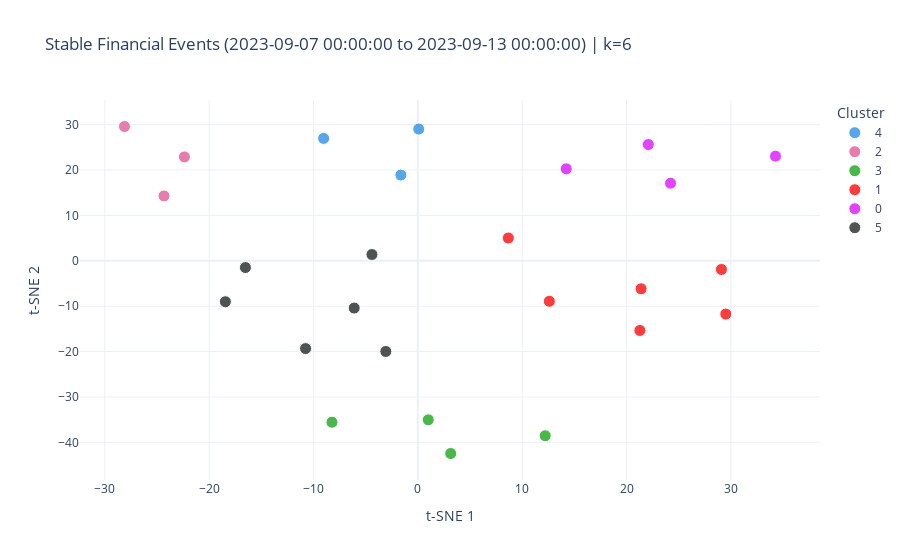

Source (notebook cell):
### Markdown cell above
So, the adequate number of clusters for the week before the SVB collapse seems to be 2 or 9, depending on the minimal number of news in each cluster.

### Code cell
fig = visualize_hac_tsne_range(X, news_features, start_date=START_DATE, end_date=END_DATE, k=6, perplexity=10, min_samples=3)
fig.show()

### Figure 1 — Plotly figure (JSON) as saved in the notebook; plotly's stock layout.template omitted (floating-point values rounded to 4 significant figures)
{"data": [{"customdata": [["Hedge fund investor Dan Niles says Apple is now his largest single stock short", "2023-09-07T00:00:00"], ["Stock market today: Asian shares track decline on Wall St as Japan cuts GDP estimate for 2nd quarter", "2023-09-07T00:00:00"], ["Stocks notch back-to-back wins Monday, Nasdaq pops 1% as tech shares rebound: Live updates", "2023-09-10T00:00:00"]], "hovertemplate": "Cluster=4<br>headline=%{customdata[0]}<br>date=%{customdata[1]}<extra></extra>", "legendgroup": "4", "marker": {"color": "#2E91E5", "line": {"color": "white", "width": 1}, "opacity": 0.8, "size": 12, "symbol": "circle"}, "mode": "markers", "name": "4", "orientation": "v", "showlegend": true, "type": "scatter", "x": [-1.628, -9.027, 0.08352], "xaxis": "x", "y": [18.89, 26.96, 29.02], "yaxis": "y"}, {"customdata": [["Student loan payment resumption to hit sales at these restaurants with educated customer bases, BTIG says", "2023-09-07T00:00:00"], ["The stock market is stuck in a typical but anxious seasonal pullback", "2023-09-09T00:00:00"], ["From Status Carrier to Steppingstone: NetJets Continues Freefall", "2023-09-11T00:00:00"]], "hovertemplate": "Cluster=2<br>headline=%{customdata[0]}<br>date=%{customdata[1]}<extra></extra>", "legendgroup": "2", "marker": {"color": "#E15F99", "line": {"color": "white", "width": 1}, "opacity": 0.8, "size": 12, "symbol": "circle"}, "mode": "markers", "name": "2", "orientation": "v", "showlegend": true, "type": "scatter", "x": [-24.33, -22.37, -28.12], "xaxis": "x", "y": [14.3, 22.89, 29.59], "yaxis": "y"}, {"customdata": [["G-III Apparel Group (GIII): A Closer Look at Its Undervalued Status", "2023-09-07T00:00:00"], ["Unveiling Essex Property Trust (ESS)'s Value: Is It Really Priced Right? A Comprehensive Guide", "2023-09-08T00:00:00"], ["Is Roku (ROKU) Too Good to Be True? A Comprehensive Analysis of a Potential Value Trap", "2023-09-11T00:00:00"], ["Is Catalent Inc (CTLT) Set to Underperform? Analyzing the Factors Limiting Growth", "2023-09-11T00:00:00"]], "hovertemplate": "Cluster=3<br>headline=%{customdata[0]}<br>date=%{customdata[1]}<extra></extra>", "legendgroup": "3", "marker": {"color": "#1CA71C", "line": {"color": "white", "width": 1}, "opacity": 0.8, "size": 12, "symbol": "circle"}, "mode": "markers", "name": "3", "orientation": "v", "showlegend": true, "type": "scatter", "x": [3.152, 0.9997, -8.23, 12.21], "xaxis": "x", "y": [-42.45, -35.03, -35.56, -38.54], "yaxis": "y"}, {"customdata": [["Emeren Group (NYSE:SOL) May Have Issues Allocating Its Capital", "2023-09-07T00:00:00"], ["Returns On Capital Signal Tricky Times Ahead For Boston Scientific (NYSE:BSX)", "2023-09-09T00:00:00"], ["Knowles (NYSE:KN) Has More To Do To Multiply In Value Going Forward", "2023-09-10T00:00:00"], ["Returns At SiteOne Landscape Supply (NYSE:SITE) Appear To Be Weighed Down", "2023-09-10T00:00:00"], ["The Consensus EPS Estimates For Beshom Holdings Berhad (KLSE:BESHOM) Just Fell Dramatically", "2023-09-10T00:00:00"], ["Powell Industries (NASDAQ:POWL) Is Experiencing Growth In Returns On Capital", "2023-09-10T00:00:00"]], "hovertemplate": "Cluster=1<br>headline=%{customdata[0]}<br>date=%{customdata[1]}<extra></extra>", "legendgroup": "1", "marker": {"color": "#FB0D0D", "line": {"color": "white", "width": 1}, "opacity": 0.8, "size": 12, "symbol": "circle"}, "mode": "markers", "name": "1", "orientation": "v", "showlegend": true, "type": "scatter", "x": [29.09, 21.4, 12.6, 29.51, 8.674, 21.28], "xaxis": "x", "y": [-1.911, -6.162, -8.912, -11.73, 5.02, -15.34], "yaxis": "y"}, {"customdata": [["MASI Investors Have Opportunity to Lead Masimo Corporation Securities Fraud Lawsuit", "2023-09-08T00:00:00"], ["Syneos Health, Inc. (SYNH) Shareholder Reminder: Kessler Topaz Meltzer & Check, LLP Reminds SYNH Investors of Securities Fraud Class Action Lawsuit Filed On Their Behalf", "2023-09-10T00:00:00"], ["SHAREHOLDER ALERT: The Gross Law Firm Notifies Shareholders of AT&T Inc. of a Class Action Lawsuit and a Lead Plaintiff Deadline of September 26, 2023 - (NYSE: T)", "2023-09-12T00:00:00"], ["APLD Investors Have Opportunity to Lead Applied Digital Corporation Securities Fraud Lawsuit", "2023-09-12T00:00:00"]], "hovertemplate": "Cluster=0<br>headline=%{customdata[0]}<br>date=%{customdata[1]}<extra></extra>", "legendgroup": "0", "marker": {"color": "#DA16FF", "line": {"color": "white", "width": 1}, "opacity": 0.8, "size": 12, "symbol": "circle"}, "mode": "markers", "name": "0", "orientation": "v", "showlegend": true, "type": "scatter", "x": [22.09, 14.22, 34.28, 24.22], "xaxis": "x", "y": [25.62, 20.26, 23.06, 17.1], "yaxis": "y"}, {"customdata": [["Range Resources Corporation (NYSE:RRC) Passed Our Checks, And It's About To Pay A US$0.08 Dividend", "2023-09-09T00:00:00"], ["Why It Might Not Make Sense To Buy Merck & Co., Inc. (NYSE:MRK) For Its Upcoming Dividend", "2023-09-09T00:00:00"], ["This Solvar Insider Increased Their Holding By 76% Last Year", "2023-09-11T00:00:00"], ["Standard Bank Group's (JSE:SBK) Dividend Will Be Increased To ZAR6.90", "2023-09-11T00:00:00"], ["Connexion Telematics Ltd's (ASX:CXZ) Stock's On An Uptrend: Are Strong Financials Guiding The Market?", "2023-09-13T00:00:00"], ["IFCA MSC Berhad's (KLSE:IFCAMSC) Financials Are Too Obscure To Link With Current Share Price Momentum: What's In Store For the Stock?", "2023-09-13T00:00:00"]], "hovertemplate": "Cluster=5<br>headline=%{customdata[0]}<br>date=%{customdata[1]}<extra></extra>", "legendgroup": "5", "marker": {"color": "#222A2A", "line": {"color": "white", "width": 1}, "opacity": 0.8, "size": 12, "symbol": "circle"}, "mode": "markers", "name": "5", "orientation": "v", "showlegend": true, "type": "scatter", "x": [-18.45, -16.53, -4.4, -6.1, -3.069, -10.76], "xaxis": "x", "y": [-9.017, -1.485, 1.386, -10.41, -19.97, -19.34], "yaxis": "y"}], "layout": {"legend": {"title": {"text": "Cluster"}, "tracegroupgap": 0}, "title": {"text": "Stable Financial Events (2023-09-07 00:00:00 to 2023-09-13 00:00:00) | k=6"}, "xaxis": {"anchor": "y", "domain": [0, 1], "title": {"text": "t-SNE 1"}}, "yaxis": {"anchor": "x", "domain": [0, 1], "title": {"text": "t-SNE 2"}}}}
